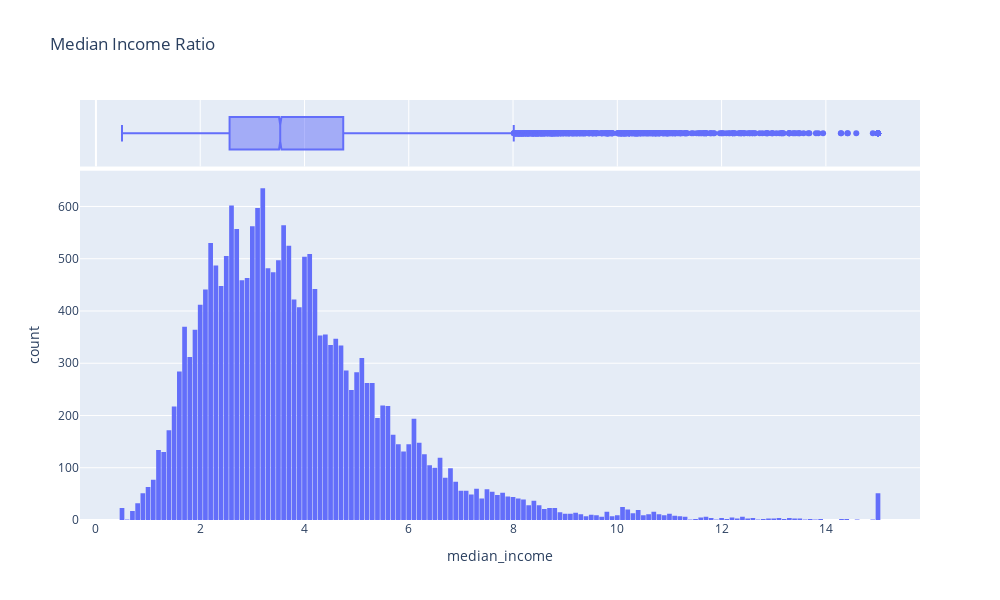

Here is the notebook cell this chart was saved with:
### Markdown cell above
#### Data Visualization and Correlation

### Code cell
fig = px.histogram(df_housing,
             x = 'median_income',
             marginal ='box',
             title =('Median Income Ratio'))
fig.update_layout(width = 1000, height = 600, bargap= 0.1)
fig.show()

### Figure 1 — Plotly figure (JSON) as saved in the notebook; plotly's stock layout.template omitted (floating-point values rounded to 4 significant figures; data arrays with more than 128 entries replaced by an {"elided": "..."} marker saying what was removed)
{"data": [{"alignmentgroup": "True", "bingroup": "x", "hovertemplate": "median_income=%{x}<br>count=%{y}<extra></extra>", "legendgroup": "", "marker": {"color": "#636efa", "pattern": {"shape": ""}}, "name": "", "offsetgroup": "", "orientation": "v", "showlegend": false, "type": "histogram", "x": {"elided": "20640 float values"}, "xaxis": "x", "yaxis": "y"}, {"alignmentgroup": "True", "hovertemplate": "median_income=%{x}<extra></extra>", "legendgroup": "", "marker": {"color": "#636efa"}, "name": "", "notched": true, "offsetgroup": "", "showlegend": false, "type": "box", "x": {"elided": "20640 float values"}, "xaxis": "x2", "yaxis": "y2"}], "layout": {"bargap": 0.1, "barmode": "relative", "height": 600, "legend": {"tracegroupgap": 0}, "title": {"text": "Median Income Ratio"}, "width": 1000, "xaxis": {"anchor": "y", "domain": [0, 1], "title": {"text": "median_income"}}, "xaxis2": {"anchor": "y2", "domain": [0, 1], "matches": "x", "showgrid": true, "showticklabels": false}, "yaxis": {"anchor": "x", "domain": [0, 0.8316], "title": {"text": "count"}}, "yaxis2": {"anchor": "x2", "domain": [0.8416, 1], "matches": "y2", "showgrid": false, "showline": false, "showticklabels": false, "ticks": ""}}}
